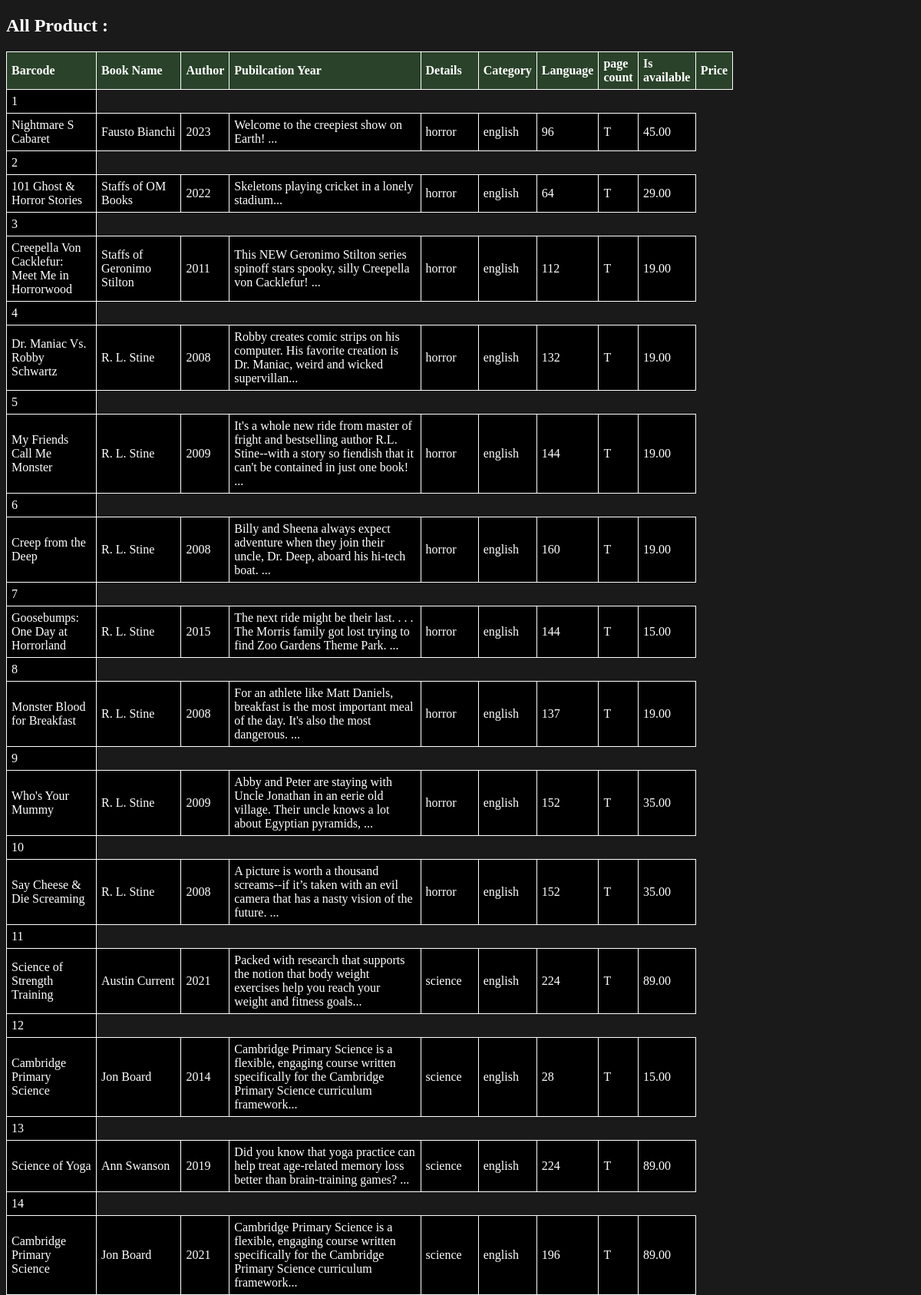
Page /Products_Page/ViewAllProducts.php (signed in, upper part) on the committed database.
### tables this page shows
CREATE TABLE `books` (
  `barcode` int(11) NOT NULL,
  `Book_Name` varchar(255) DEFAULT NULL,
  `author` varchar(255) DEFAULT NULL,
  `publication_year` int(11) DEFAULT NULL,
  `details` text DEFAULT NULL,
  `category` varchar(50) DEFAULT NULL,
  `language` varchar(50) DEFAULT NULL,
  `page_count` int(11) DEFAULT NULL,
  `is_available` char(1) DEFAULT NULL,
  `price` decimal(5,2) DEFAULT NULL
);

### Products_Page/ViewAllProducts.php (the view, shortened to what this page needs)
<?php
include "../include/config.php";
?>
<!DOCTYPE html>
<html lang="en">
<head>
   <link rel="stylesheet" href="ViewAllProducts.css">
</head>
<body>
   <h2>All Product :</h2>
   <table>
      <tr>
         <th>Barcode</th>
         <th>Book Name</th>
         <th>Author</th>
         <th>Pubilcation Year</th>
         <th>Details</th>
         <th>Category</th>
         <th>Language</th>
         <th>page count</th>
         <th>Is available</th>
         <th>Price</th>
      </tr>
      <?php
      $sql = "SELECT barcode, Book_Name, author,  publication_year, details, category, language, page_count, is_available, price from books";
      $result = $conn->query($sql);
      if ($result->num_rows > 0) {
         while ($row = $result->fetch_assoc()) {
            echo "<tr><td>" . $row["barcode"]
               . "<tr><td>" . $row["Book_Name"]
               . "</td><td>" . $row["author"]
               . "</td><td>" . $row["publication_year"]
               . "</td><td>" . $row["details"]
               . "</td><td>" . $row["category"]
               . "</td><td>" . $row["language"]
               . "</td><td>" . $row["page_count"]
               . "</td><td>" . $row["is_available"]
               . "</td><td>" . $row["price"] . "</td></tr>";
         }
         echo "</table>";
      } else {
         echo "0 result";
      }
      ?>
</body>
</html>

### Products_Page/ViewAllProducts.css (style rules this page uses)
body { background-color: rgb(27, 26, 26); color: white; }
table { border-collapse: collapse; width: 80%; }
th, td { border: 1px solid white; padding: 6px; text-align: left; }
th { background-color: rgb(41, 66, 41); color: white; }
td { background-color: black; }
h2 { color: white; }

### rows in the picture
books: barcode "1", Book_Name "Nightmare S Cabaret", author "Fausto Bianchi", publication_year "2023", details "Welcome to the creepiest show on Earth! ...", category "horror", language "english", page_count "96", is_available "T", price "45.00"
books: barcode "2", Book_Name "101 Ghost & Horror Stories", author "Staffs of OM Books", publication_year "2022", details "Skeletons playing cricket in a lonely stadium...", category "horror", language "english", page_count "64", is_available "T", price "29.00"
books: barcode "3", Book_Name "Creepella Von Cacklefur: Meet Me in Horrorwood", author "Staffs of Geronimo Stilton", publication_year "2011", details "This NEW Geronimo Stilton series spinoff stars spooky, silly Creepella von Cacklefur! ...", category "horror", language "english", page_count "112", is_available "T", price "19.00"
books: barcode "4", Book_Name "Dr. Maniac Vs. Robby Schwartz", author "R. L. Stine", publication_year "2008", details "Robby creates comic strips on his computer. His favorite creation is Dr. Maniac, weird and wicked supervillan...", category "horror", language "english", page_count "132", is_available "T", price "19.00"
books: barcode "5", Book_Name "My Friends Call Me Monster", author "R. L. Stine", publication_year "2009", details "It's a whole new ride from master of fright and bestselling author R.L. Stine--with a story so fiendish that it can't be contained in just one book! ...", category "horror", language "english", page_count "144", is_available "T", price "19.00"
books: barcode "6", Book_Name "Creep from the Deep", author "R. L. Stine", publication_year "2008", details "Billy and Sheena always expect adventure when they join their uncle, Dr. Deep, aboard his hi-tech boat. ...", category "horror", language "english", page_count "160", is_available "T", price "19.00"
books: barcode "7", Book_Name "Goosebumps: One Day at Horrorland", author "R. L. Stine", publication_year "2015", details "The next ride might be their last. . . . The Morris family got lost trying to find Zoo Gardens Theme Park. ...", category "horror", language "english", page_count "144", is_available "T", price "15.00"
books: barcode "8", Book_Name "Monster Blood for Breakfast", author "R. L. Stine", publication_year "2008", details "For an athlete like Matt Daniels, breakfast is the most important meal of the day. It's also the most dangerous. ...", category "horror", language "english", page_count "137", is_available "T", price "19.00"
books: barcode "9", Book_Name "Who's Your Mummy", author "R. L. Stine", publication_year "2009", details "Abby and Peter are staying with Uncle Jonathan in an eerie old village. Their uncle knows a lot about Egyptian pyramids, ...", category "horror", language "english", page_count "152", is_available "T", price "35.00"
books: barcode "10", Book_Name "Say Cheese & Die Screaming", author "R. L. Stine", publication_year "2008", details "A picture is worth a thousand screams--if it’s taken with an evil camera that has a nasty vision of the future. ...", category "horror", language "english", page_count "152", is_available "T", price "35.00"
books: barcode "11", Book_Name "Science of Strength Training", author "Austin Current", publication_year "2021", details "Packed with research that supports the notion that body weight exercises help you reach your weight and fitness goals...", category "science", language "english", page_count "224", is_available "T", price "89.00"
books: barcode "12", Book_Name "Cambridge Primary Science", author "Jon Board", publication_year "2014", details "Cambridge Primary Science is a flexible, engaging course written specifically for the Cambridge Primary Science curriculum framework...", category "science", language "english", page_count "28", is_available "T", price "15.00"
books: barcode "13", Book_Name "Science of Yoga", author "Ann Swanson", publication_year "2019", details "Did you know that yoga practice can help treat age-related memory loss better than brain-training games? ...", category "science", language "english", page_count "224", is_available "T", price "89.00"
books: barcode "14", Book_Name "Cambridge Primary Science", author "Jon Board", publication_year "2021", details "Cambridge Primary Science is a flexible, engaging course written specifically for the Cambridge Primary Science curriculum framework...", category "science", language "english", page_count "196", is_available "T", price "89.00"
